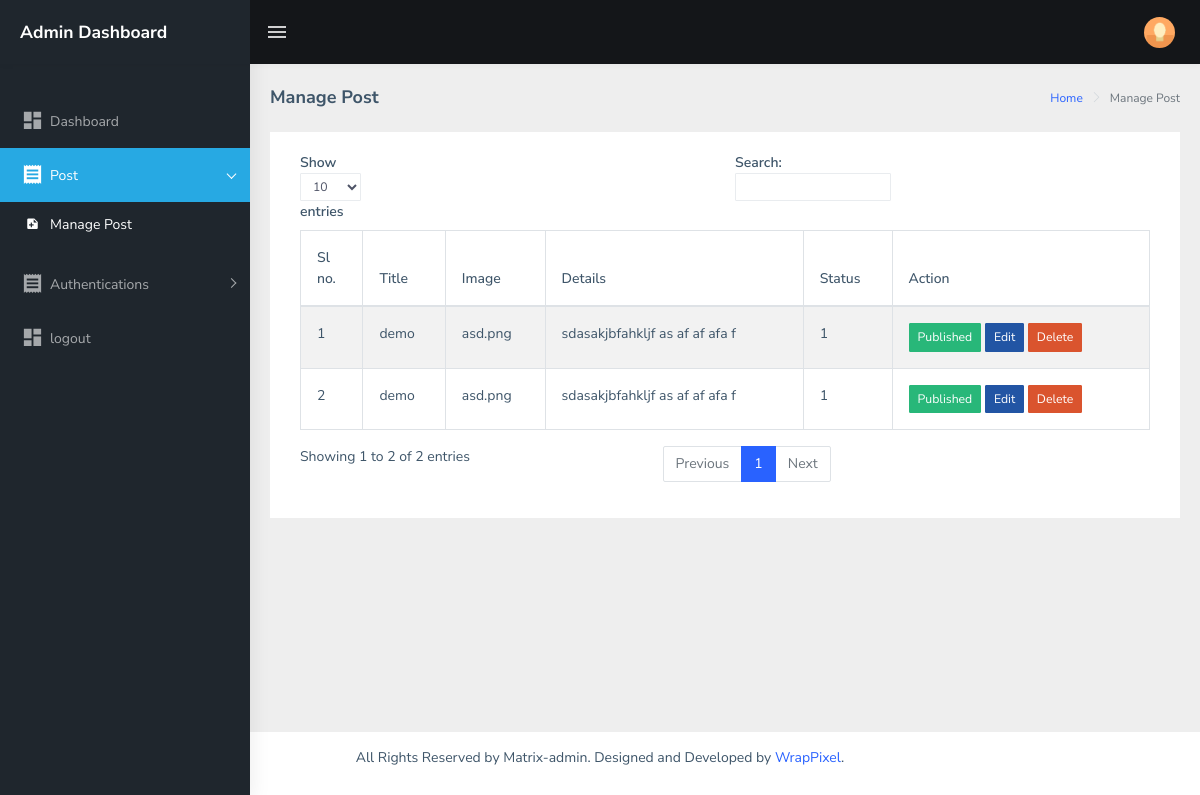
Page /backEnd/admin/manage_post.php (signed in) on the committed database.
### tables this page shows
CREATE TABLE `post` (
  `id` int(11) NOT NULL,
  `title` varchar(50) NOT NULL,
  `image` text NOT NULL,
  `details` text NOT NULL,
  `status` int(1) NOT NULL
);

### backEnd/admin/layouts/manage_post.php (the view, shortened to what this page needs)
<?php
include '../functions/status.php';
$sql= "SELECT* from post";
$res=mysqli_query($conn,$sql);
?>
   <div class="card">
                            <div class="card-body">
                                <div class="table-responsive">
                                    <table id="zero_config" class="table table-striped table-bordered">
                                        <thead>
                                            <tr>
                                                <th>Sl no.</th>
                                                <th>Title</th>
                                                <th>Image</th>
                                                <th>Details</th>
                                                <th>Status</th>
                                                <th>Action</th>
                                            </tr>
                                        </thead>
                                        <?php $i=1;?>
                                        <tbody>
                                            <?php  while($get=mysqli_fetch_assoc($res)){?>
                                            <tr>
                                                <td><?php echo $i++?></td>
                                                <td><?php echo $get['title'];?></td>
                                                <td><?php echo $get['image'];?></td>
                                                <td><?php echo $get['details'];?></td>
                                                <td><?php echo $get['status'];?></td>
                                                <td>
<?php if($get['status']==1)
{
 echo '<a href="?unpublished_id='.$get['id'].'">'.'<button type="button" class="btn btn-success btn-sm">Published</button></a>';
}
else
{
 echo '<a href="?published_id='.$get['id'].'">'.'<button type="button" class="btn btn-warning btn-sm">Unpublished</button></a>';
}
?>
<a href="edit_post.php?id=<?php echo $get['id']?>"><button type="button" class="btn btn-info btn-sm">Edit</button></a>
<a href="?delet=true&id=<?php echo $get['id']?>"><button type="button" class="btn btn-danger btn-sm">Delete</button></a>
        </td>
    </tr>
<?php }?>
                                        </tbody>
                                    </table>
                                </div>
                            </div>
                        </div>
                    </div>

### rows in the picture
post: title "demo", image "asd.png", details "sdasakjbfahkljf as af af afa f", status "1"
post: title "demo", image "asd.png", details "sdasakjbfahkljf as af af afa f", status "1"
